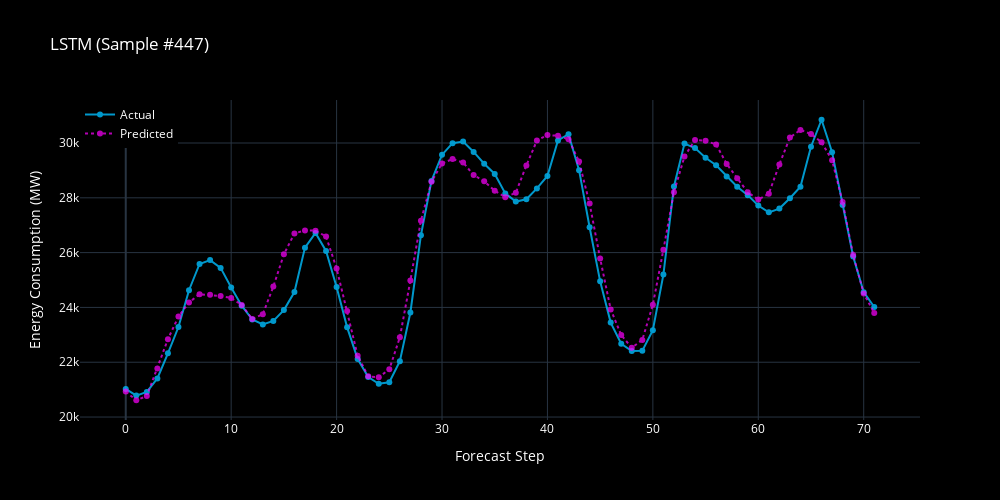
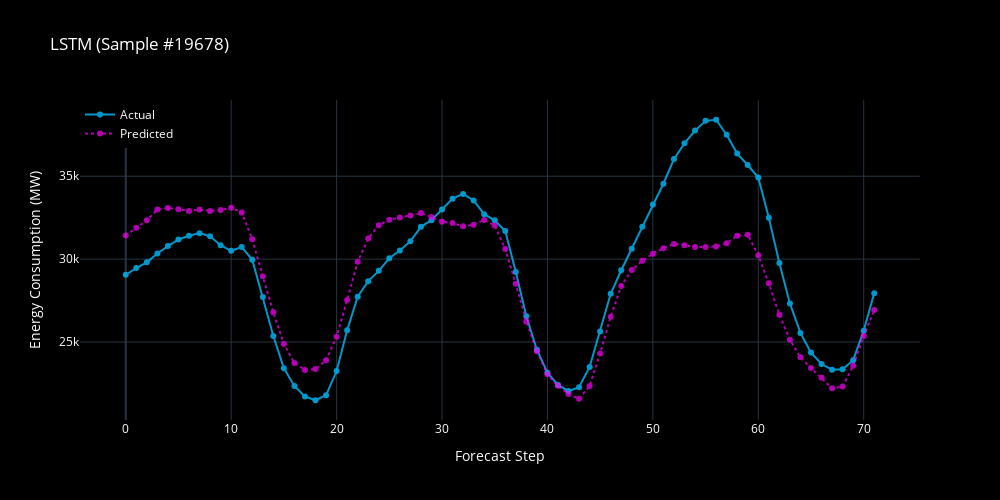

The cell these charts' notebook holds for them, in order:
### Markdown cell above
### Long Short-Term Memory

### Code cell
%%time

import torch
from models.lstm import LSTM_ECF
from utils.training_utils import set_seed, train, evaluate_multi_step
from sklearn.metrics import mean_absolute_error, root_mean_squared_error
from utils.visualization_utils import plot_multi_sample_forecasts

set_seed(42)

lstm_model = LSTM_ECF(input_size=X_train.shape[2], forecast_steps=forecast_steps)

lstm_model = train(
    lstm_model,
    train_loader=train_dl,
    val_loader=val_dl,
    optimizer=torch.optim.Adam(lstm_model.parameters(), lr=1e-3),
    loss_fn=torch.nn.MSELoss(),
    num_epochs=30,
    patience=3,
    device=device,
)

lstm_y_true, lstm_y_pred = evaluate_multi_step(lstm_model, test_dl, device)
lstm_y_true = target_scaler.inverse_transform(lstm_y_true.reshape(-1, 1)).flatten()
lstm_y_pred = target_scaler.inverse_transform(lstm_y_pred.reshape(-1, 1)).flatten()

lstm_mae = mean_absolute_error(lstm_y_true, lstm_y_pred)
lstm_rmse = root_mean_squared_error(lstm_y_true, lstm_y_pred)

print(f"[LSTM] Test MAE: {lstm_mae:.2f}")
print(f"[LSTM] Test RMSE: {lstm_rmse:.2f}")

plot_multi_sample_forecasts(
    y_true=lstm_y_true.reshape(-1, forecast_steps),
    y_pred=lstm_y_pred.reshape(-1, forecast_steps),
    num_samples=2,
    title_prefix="LSTM",
)

### Figure 1 — Plotly figure (JSON) as saved in the notebook; plotly's stock layout.template omitted (floating-point values rounded to 4 significant figures)
{"data": [{"line": {"color": "deepskyblue", "width": 2}, "marker": {"size": 6}, "mode": "lines+markers", "name": "Actual", "opacity": 0.8, "type": "scatter", "x": [0, 1, 2, 3, 4, 5, 6, 7, 8, 9, 10, 11, 12, 13, 14, 15, 16, 17, 18, 19, 20, 21, 22, 23, 24, 25, 26, 27, 28, 29, 30, 31, 32, 33, 34, 35, 36, 37, 38, 39, 40, 41, 42, 43, 44, 45, 46, 47, 48, 49, 50, 51, 52, 53, 54, 55, 56, 57, 58, 59, 60, 61, 62, 63, 64, 65, 66, 67, 68, 69, 70, 71], "y": [21030.0, 20780.0, 20920.0, 21410.0, 22330.0, 23280.0, 24630.0, 25590.0, 25730.0, 25440.0, 24730.0, 24060.0, 23560.0, 23380.0, 23510.0, 23900.0, 24560.0, 26180.0, 26720.0, 26060.0, 24740.0, 23270.0, 22120.0, 21460.0, 21210.0, 21270.0, 22040.0, 23820.0, 26640.0, 28620.0, 29570.0, 29990.0, 30050.0, 29680.0, 29240.0, 28870.0, 28160.0, 27860.0, 27950.0, 28340.0, 28800.0, 30100.0, 30320.0, 29010.0, 26930.0, 24950.0, 23450.0, 22670.0, 22410.0, 22420.0, 23170.0, 25200.0, 28420.0, 29980.0, 29820.0, 29460.0, 29190.0, 28780.0, 28410.0, 28100.0, 27720.0, 27470.0, 27610.0, 27980.0, 28410.0, 29860.0, 30850.0, 29670.0, 27740.0, 25860.0, 24560.0, 24020.0]}, {"line": {"color": "magenta", "dash": "dot", "width": 2}, "marker": {"size": 6}, "mode": "lines+markers", "name": "Predicted", "opacity": 0.7, "type": "scatter", "x": [0, 1, 2, 3, 4, 5, 6, 7, 8, 9, 10, 11, 12, 13, 14, 15, 16, 17, 18, 19, 20, 21, 22, 23, 24, 25, 26, 27, 28, 29, 30, 31, 32, 33, 34, 35, 36, 37, 38, 39, 40, 41, 42, 43, 44, 45, 46, 47, 48, 49, 50, 51, 52, 53, 54, 55, 56, 57, 58, 59, 60, 61, 62, 63, 64, 65, 66, 67, 68, 69, 70, 71], "y": [20930.0, 20610.0, 20770.0, 21770.0, 22840.0, 23660.0, 24180.0, 24480.0, 24460.0, 24420.0, 24340.0, 24090.0, 23580.0, 23750.0, 24760.0, 25940.0, 26700.0, 26810.0, 26800.0, 26590.0, 25420.0, 23870.0, 22240.0, 21490.0, 21450.0, 21740.0, 22910.0, 24980.0, 27170.0, 28590.0, 29250.0, 29420.0, 29290.0, 28840.0, 28600.0, 28260.0, 28020.0, 28180.0, 29180.0, 30090.0, 30290.0, 30260.0, 30140.0, 29320.0, 27790.0, 25790.0, 23930.0, 22990.0, 22530.0, 22820.0, 24100.0, 26110.0, 28210.0, 29510.0, 30110.0, 30080.0, 29950.0, 29240.0, 28720.0, 28200.0, 27940.0, 28150.0, 29220.0, 30200.0, 30480.0, 30330.0, 30030.0, 29370.0, 27850.0, 25920.0, 24510.0, 23790.0]}], "layout": {"font": {"color": "white"}, "height": 500, "legend": {"x": 0, "y": 1}, "paper_bgcolor": "black", "plot_bgcolor": "black", "title": {"text": "LSTM (Sample #447)"}, "width": 1000, "xaxis": {"title": {"text": "Forecast Step"}}, "yaxis": {"title": {"text": "Energy Consumption (MW)"}}}}

### Figure 2 — Plotly figure (JSON) as saved in the notebook; plotly's stock layout.template omitted (floating-point values rounded to 4 significant figures)
{"data": [{"line": {"color": "deepskyblue", "width": 2}, "marker": {"size": 6}, "mode": "lines+markers", "name": "Actual", "opacity": 0.8, "type": "scatter", "x": [0, 1, 2, 3, 4, 5, 6, 7, 8, 9, 10, 11, 12, 13, 14, 15, 16, 17, 18, 19, 20, 21, 22, 23, 24, 25, 26, 27, 28, 29, 30, 31, 32, 33, 34, 35, 36, 37, 38, 39, 40, 41, 42, 43, 44, 45, 46, 47, 48, 49, 50, 51, 52, 53, 54, 55, 56, 57, 58, 59, 60, 61, 62, 63, 64, 65, 66, 67, 68, 69, 70, 71], "y": [29060.0, 29460.0, 29800.0, 30340.0, 30780.0, 31180.0, 31410.0, 31570.0, 31370.0, 30830.0, 30500.0, 30730.0, 29960.0, 27720.0, 25360.0, 23420.0, 22350.0, 21710.0, 21480.0, 21790.0, 23250.0, 25700.0, 27730.0, 28670.0, 29290.0, 30050.0, 30520.0, 31070.0, 31950.0, 32350.0, 32990.0, 33650.0, 33930.0, 33540.0, 32710.0, 32340.0, 31690.0, 29230.0, 26560.0, 24530.0, 23150.0, 22410.0, 22040.0, 22270.0, 23490.0, 25630.0, 27910.0, 29330.0, 30620.0, 31940.0, 33290.0, 34550.0, 36030.0, 36980.0, 37750.0, 38340.0, 38410.0, 37500.0, 36370.0, 35680.0, 34920.0, 32500.0, 29770.0, 27320.0, 25550.0, 24360.0, 23670.0, 23330.0, 23350.0, 23900.0, 25680.0, 27950.0]}, {"line": {"color": "magenta", "dash": "dot", "width": 2}, "marker": {"size": 6}, "mode": "lines+markers", "name": "Predicted", "opacity": 0.7, "type": "scatter", "x": [0, 1, 2, 3, 4, 5, 6, 7, 8, 9, 10, 11, 12, 13, 14, 15, 16, 17, 18, 19, 20, 21, 22, 23, 24, 25, 26, 27, 28, 29, 30, 31, 32, 33, 34, 35, 36, 37, 38, 39, 40, 41, 42, 43, 44, 45, 46, 47, 48, 49, 50, 51, 52, 53, 54, 55, 56, 57, 58, 59, 60, 61, 62, 63, 64, 65, 66, 67, 68, 69, 70, 71], "y": [31420.0, 31890.0, 32340.0, 32990.0, 33080.0, 33010.0, 32900.0, 33000.0, 32900.0, 32960.0, 33100.0, 32810.0, 31200.0, 28970.0, 26790.0, 24880.0, 23740.0, 23310.0, 23360.0, 23900.0, 25310.0, 27540.0, 29830.0, 31240.0, 32050.0, 32370.0, 32510.0, 32630.0, 32780.0, 32540.0, 32260.0, 32180.0, 31980.0, 32070.0, 32360.0, 32030.0, 30600.0, 28510.0, 26240.0, 24440.0, 23050.0, 22370.0, 21860.0, 21580.0, 22340.0, 24300.0, 26530.0, 28380.0, 29340.0, 29900.0, 30320.0, 30660.0, 30920.0, 30840.0, 30730.0, 30730.0, 30770.0, 30950.0, 31410.0, 31470.0, 30230.0, 28540.0, 26640.0, 25140.0, 24070.0, 23430.0, 22840.0, 22200.0, 22320.0, 23560.0, 25360.0, 26930.0]}], "layout": {"font": {"color": "white"}, "height": 500, "legend": {"x": 0, "y": 1}, "paper_bgcolor": "black", "plot_bgcolor": "black", "title": {"text": "LSTM (Sample #19678)"}, "width": 1000, "xaxis": {"title": {"text": "Forecast Step"}}, "yaxis": {"title": {"text": "Energy Consumption (MW)"}}}}
